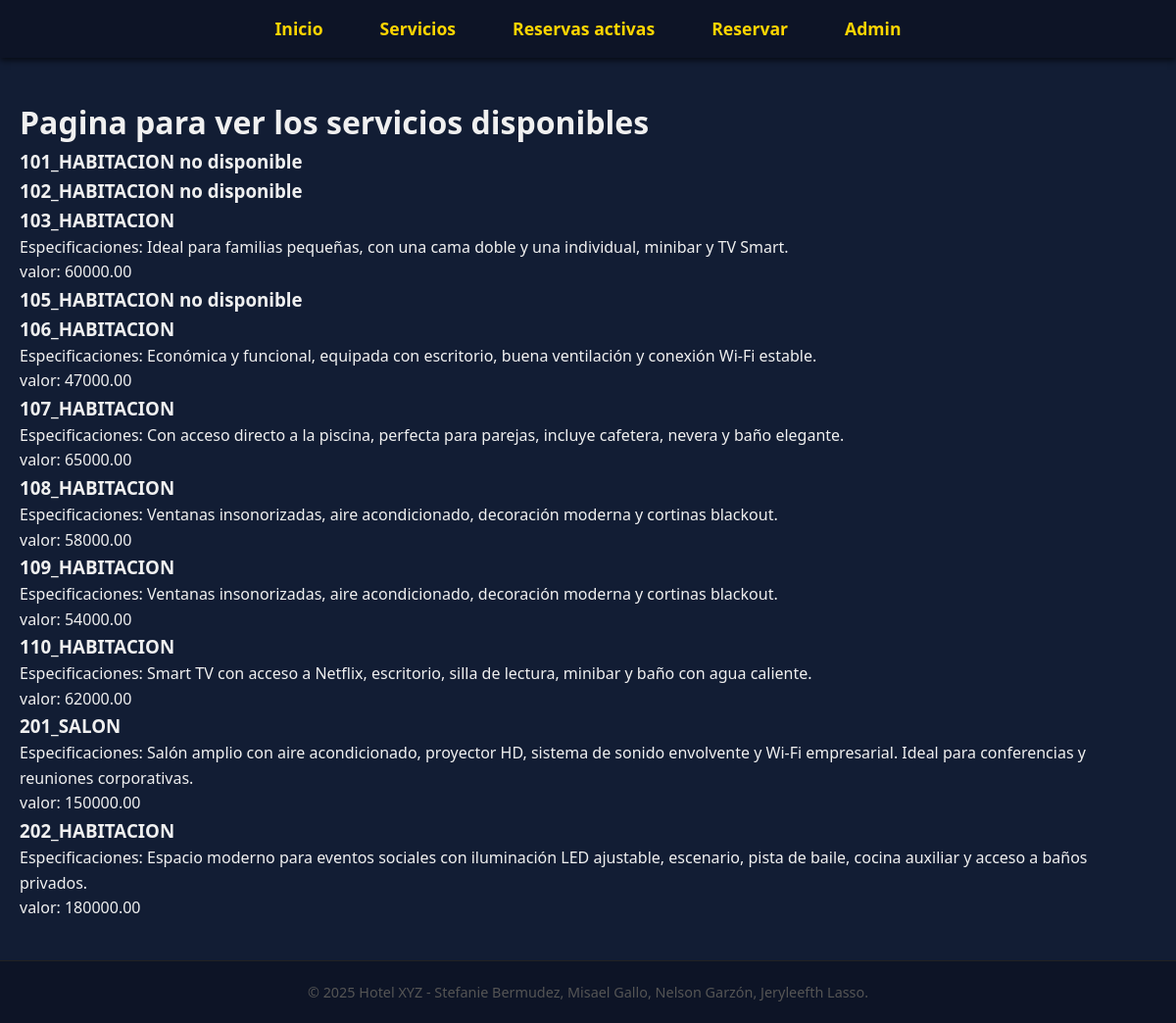
Before: /servicios_disponibles/ with the older database file.
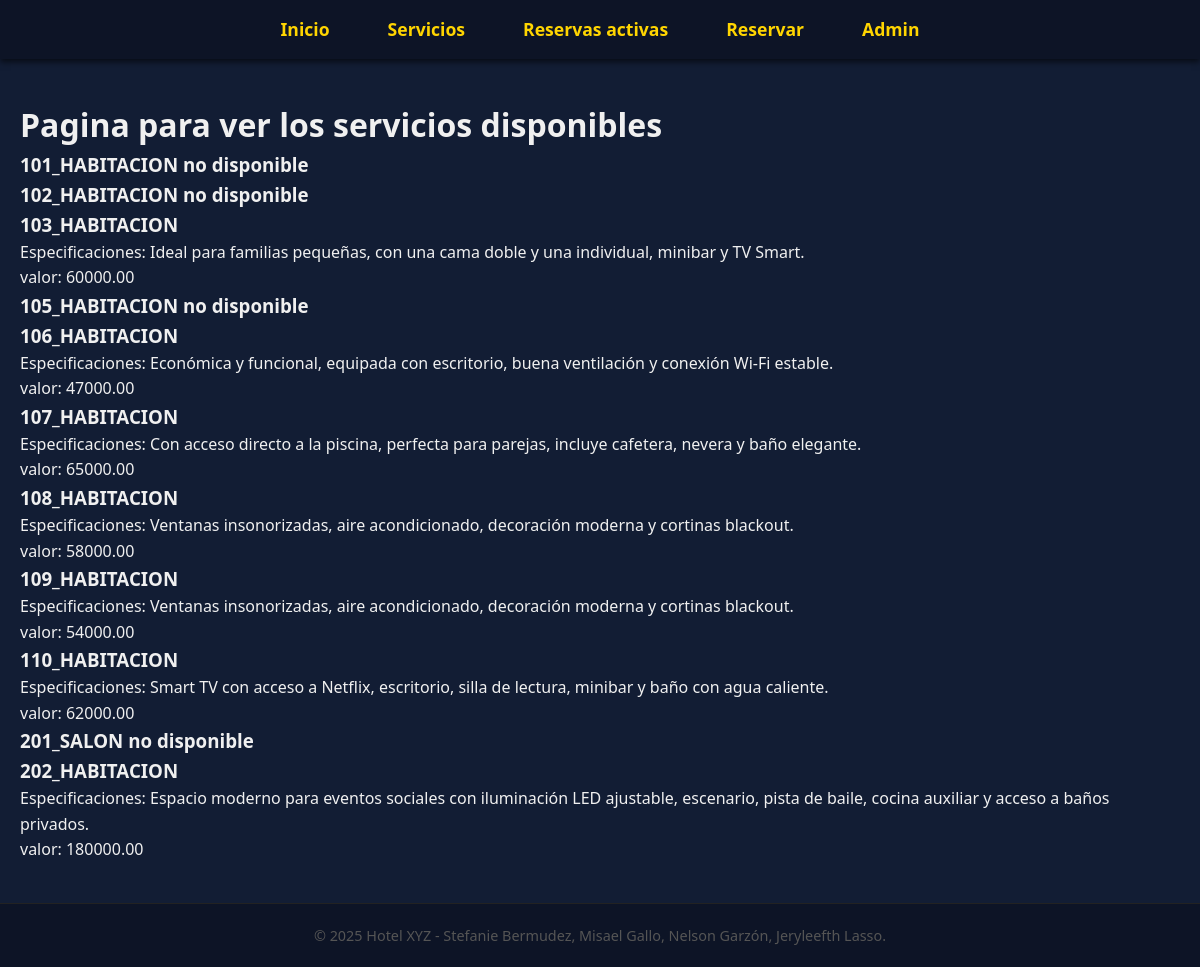
After: the same page with the newer database file.
### myapp/models.py (models this page shows)
class Servicio(models.Model):
    tipo = models.IntegerField(choices=TiposServicios.choices,default=TiposServicios.HABITACION)
    valor = models.DecimalField(max_digits=10, decimal_places=2)
    personas = models.IntegerField(validators=[MinValueValidator(1)])
    especificacion = models.TextField(max_length=200)
    numero = models.IntegerField(unique=True)
    disponible = models.BooleanField(default= True)
    def __str__(self):
        return str(self.numero )+ "_" +str(TiposServicios(self.tipo).label)

### myapp/views.py (the view)
# urls.py: path('servicios_disponibles/', views.servicios_disponibles,name='servicios_disponibles'),
def servicios_disponibles(request):
    servicios = Servicio.objects.all()
    return render(request,'servicios_disponibles.html',{
        'servicios': servicios,
    })

### myapp/templates/servicios_disponibles.html
{% extends 'layouts/plantilla.html' %}
{% block content %}
<h1>
    Pagina para ver los servicios disponibles
</h1>
{% for ser in servicios %}
    {% if ser.disponible == True %}
<div>
    <h3>
        {{ser}}
    </h3>
    <p>
        Especificaciones: {{ser.especificacion}}<br>
        valor: {{ser.valor}}
    </p>
</div>
    {% else %}
<h3>
    {{ser}} no disponible
</h3>
    {% endif %}
{% endfor %}
{% endblock %}

Changed rows visible on the page:
changed Servicio "201_SALON": especificacion "Salón amplio con aire acondicionado, proyector HD, sistema de sonido envolvente y Wi-Fi empresarial. Ideal para conferencias y reuniones corporativas." → (not shown); valor "150000.00" → (not shown); disponible "Especificaciones: valor:" → "no disponible"
